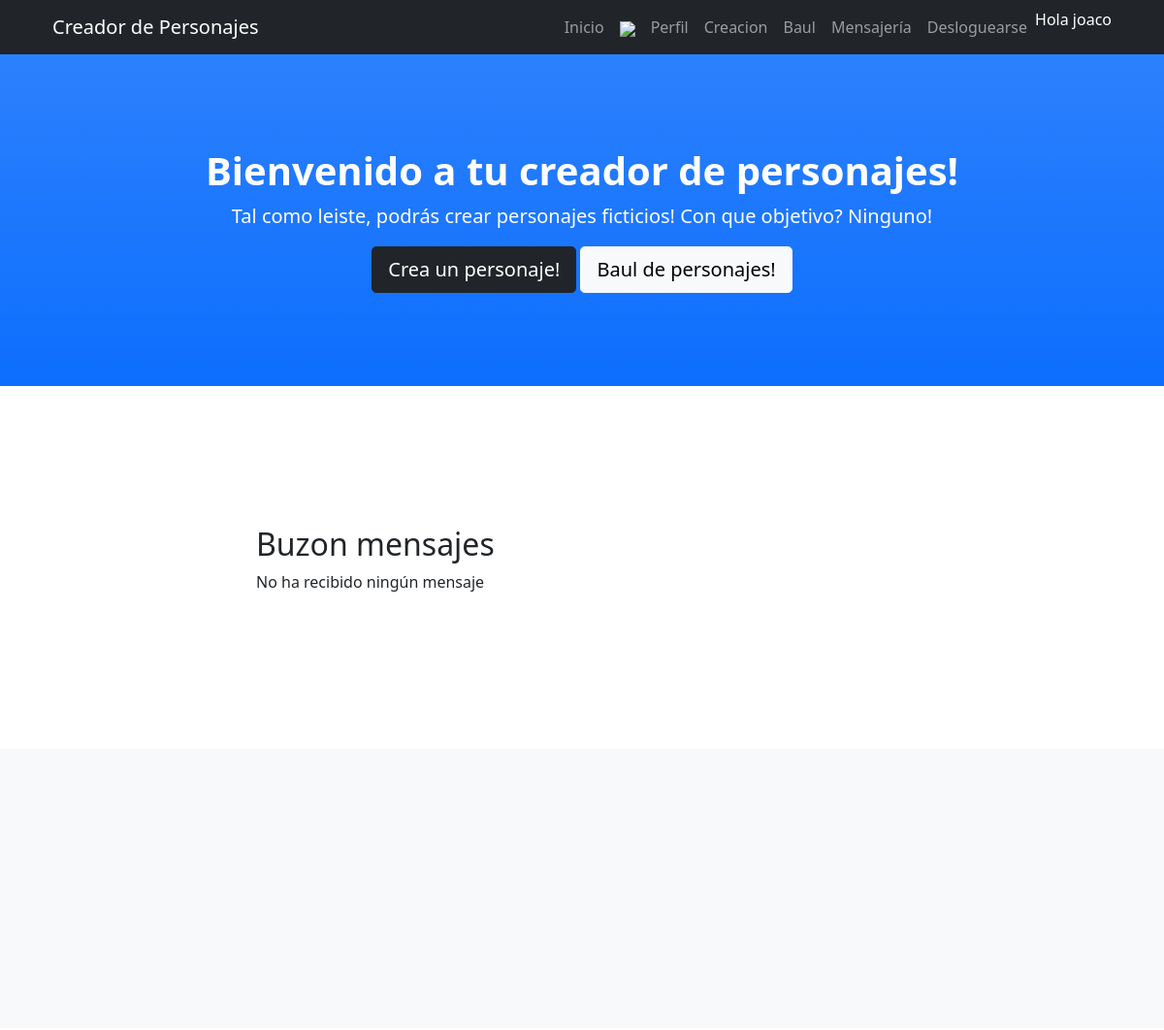
Before: /AppMensajeria/leer_mensajes/ (signed in, upper part) with the older database file.
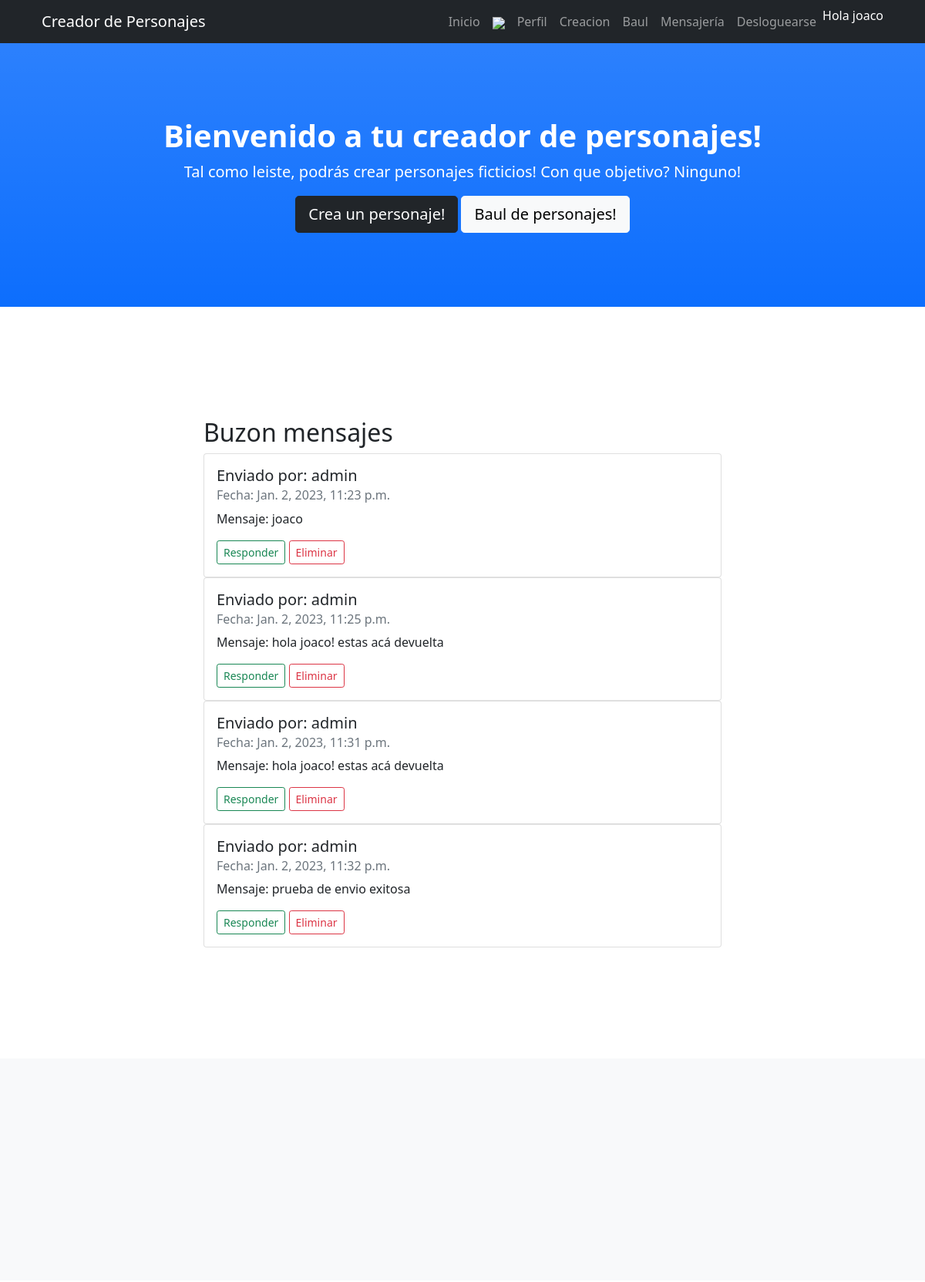
After: the same page with the newer database file.
### AppMensajeria/models.py (models this page shows)
class Mensaje(models.Model):
    remitente = models.CharField(max_length=50)
    destinatario = models.CharField(max_length=50)
    cuerpo = models.TextField()
    fecha_envio = models.DateTimeField(auto_now_add=True)
    leido = models.BooleanField(default=False)

### AppMensajeria/views.py (the view)
# urls.py: path("leer_mensajes/", leer_mensajes, name="leer_mensajes"),
@login_required
def leer_mensajes(request):
    mensajes = Mensaje.objects.filter(destinatario=request.user.username)
    for mensaje in mensajes:
        mensaje.mensaje_leido = True
        mensaje.save()
    return render(request, 'buzon_mensajes.html', {'mensajeria': mensajes,"avatar":obtener_avatar(request)})

### AppPerfiles/views.py (called while the page is built)
def obtener_avatar(request):
    if request.user.is_authenticated:
        lista = Avatar.objects.filter(user=request.user)
        if len(lista)!= 0:
            imagen=lista[0].imagen.url
        else:
            imagen = "http://clipart-library.com/images_k/silhouette-head-shot/silhouette-head-shot-18.jpg"
    else:
        imagen= "http://clipart-library.com/images_k/silhouette-head-shot/silhouette-head-shot-18.jpg"
    return imagen

### AppMensajeria/templates/buzon_mensajes.html
{% extends './padre.html' %}
{% load static %}
{% block contenidoEleccion %}
<section id="about">
    <div class="container px-4">
        <div class="row gx-4 justify-content-center">
            <div class="col-lg-8" id="crearPJ">
<div class="container">
    <h2>Buzon mensajes</h2>
    {% if mensajeria %}
    {% for mensaje in mensajeria %}
        <div class= "col">
            <div class="row-md-4 mx-auto">
                <div class="card-deck">
                    <div class="card" >
                        <div class="card-body">
                            <h5 class="card-title">Enviado por: {{ mensaje.remitente }}</h5>
                            <h6 class="card-subtitle mb-2 text-muted">Fecha: {{ mensaje.fecha_envio }}</h6>
                            <p class="card-text">Mensaje: {{ mensaje.cuerpo }}</p>
                            <a href=" {% url 'responder_mensajes' mensaje.remitente %}" class="btn btn-sm btn-outline-success">Responder</a>
                            <a href="{% url 'eliminar_mensajes' mensaje.id %}" class="btn btn-sm btn-outline-danger">Eliminar</a>
                        </div>
                    </div>
                </div>
            </div>
        </div>
    {% endfor %}
    {% else %}
    <p> No ha recibido ningún mensaje</p>
    {% endif %}
    </div>
</div>
</div>
</div>
</section>
{% endblock %}

Changed rows visible on the page:
added Mensaje: remitente "admin", fecha_envio "Jan. 2, 2023, 11:23 p.m.", cuerpo "joaco"
added Mensaje: remitente "admin", fecha_envio "Jan. 2, 2023, 11:25 p.m.", cuerpo "hola joaco! estas acá devuelta"
added Mensaje: remitente "admin", fecha_envio "Jan. 2, 2023, 11:31 p.m.", cuerpo "hola joaco! estas acá devuelta"
added Mensaje: remitente "admin", fecha_envio "Jan. 2, 2023, 11:32 p.m.", cuerpo "prueba de envio exitosa"
Other visible differences:
text no longer shown: "No ha recibido ningún mensaje"
